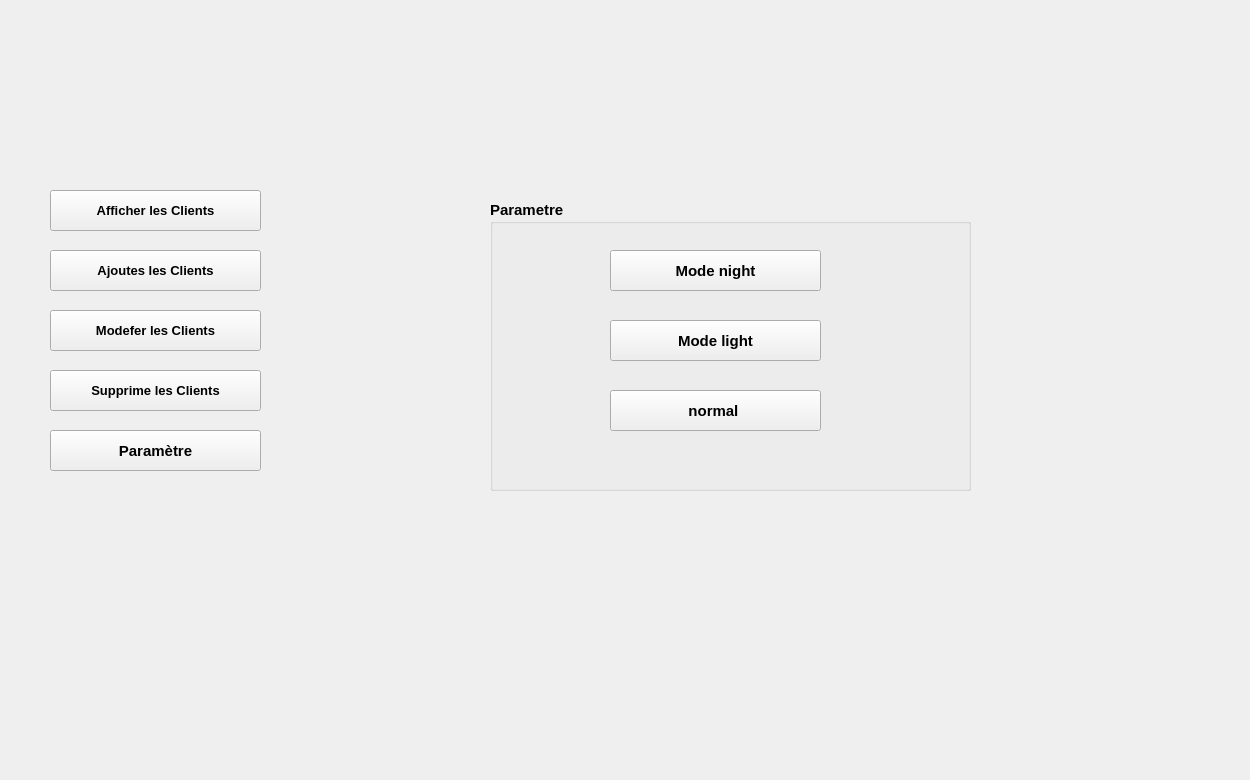
        <widget class="QWidget" name="page_9">
         <widget class="QPushButton" name="supprimeclients4_2">
          <property name="geometry">
           <rect>
            <x>50</x>
            <y>370</y>
            <width>211</width>
            <height>41</height>
           </rect>
          </property>
          <property name="font">
           <font>
            <pointsize>10</pointsize>
            <bold>true</bold>
           </font>
          </property>
          <property name="text">
           <string>Supprime les Clients</string>
          </property>
          <property name="icon">
           <iconset resource="ressources.qrc">
            <normaloff>:/images/rrr1.png</normaloff>:/images/rrr1.png</iconset>
          </property>
          <property name="iconSize">
           <size>
            <width>25</width>
            <height>25</height>
           </size>
          </property>
         </widget>
         <widget class="QPushButton" name="parametre4">
          <property name="geometry">
           <rect>
            <x>50</x>
            <y>430</y>
            <width>211</width>
            <height>41</height>
           </rect>
          </property>
          <property name="font">
           <font>
            <pointsize>11</pointsize>
            <bold>true</bold>
           </font>
          </property>
          <property name="text">
           <string>Paramètre</string>
          </property>
          <property name="icon">
           <iconset resource="ressources.qrc">
            <normaloff>:/images/222.png</normaloff>:/images/222.png</iconset>
          </property>
          <property name="iconSize">
           <size>
            <width>40</width>
            <height>40</height>
           </size>
          </property>
         </widget>
         <widget class="QPushButton" name="ajjouteclinets4">
          <property name="geometry">
           <rect>
            <x>50</x>
            <y>250</y>
            <width>211</width>
            <height>41</height>
           </rect>
          </property>
          <property name="font">
           <font>
            <pointsize>10</pointsize>
            <bold>true</bold>
           </font>
          </property>
          <property name="text">
           <string>Ajoutes les Clients</string>
          </property>
          <property name="icon">
           <iconset resource="ressources.qrc">
            <normaloff>:/images/tt1.png</normaloff>:/images/tt1.png</iconset>
          </property>
          <property name="iconSize">
           <size>
            <width>35</width>
            <height>35</height>
           </size>
          </property>
         </widget>
         <widget class="QPushButton" name="afficheclients4_2">
          <property name="geometry">
           <rect>
            <x>50</x>
            <y>190</y>
            <width>211</width>
            <height>41</height>
           </rect>
          </property>
          <property name="font">
           <font>
            <pointsize>10</pointsize>
            <bold>true</bold>
           </font>
          </property>
          <property name="text">
           <string>Afficher les Clients</string>
          </property>
          <property name="icon">
           <iconset resource="ressources.qrc">
            <normaloff>:/images/ima.png</normaloff>:/images/ima.png</iconset>
          </property>
          <property name="iconSize">
           <size>
            <width>40</width>
            <height>40</height>
           </size>
          </property>
         </widget>
         <widget class="QPushButton" name="modeferclients4_2">
          <property name="geometry">
           <rect>
            <x>50</x>
            <y>310</y>
            <width>211</width>
            <height>41</height>
           </rect>
          </property>
          <property name="font">
           <font>
            <pointsize>10</pointsize>
            <bold>true</bold>
           </font>
          </property>
          <property name="text">
           <string>Modefer les Clients</string>
          </property>
          <property name="icon">
           <iconset resource="ressources.qrc">
            <normaloff>:/images/edit-button.png</normaloff>:/images/edit-button.png</iconset>
          </property>
          <property name="iconSize">
           <size>
            <width>35</width>
            <height>35</height>
           </size>
          </property>
         </widget>
         <widget class="QGroupBox" name="groupBox_9">
          <property name="geometry">
           <rect>
            <x>490</x>
            <y>200</y>
            <width>481</width>
            <height>291</height>
           </rect>
          </property>
          <property name="font">
           <font>
            <pointsize>11</pointsize>
            <bold>true</bold>
           </font>
          </property>
          <property name="title">
           <string>Parametre</string>
          </property>
          <widget class="QPushButton" name="nightButton">
           <property name="geometry">
            <rect>
             <x>120</x>
             <y>120</y>
             <width>211</width>
             <height>41</height>
            </rect>
           </property>
           <property name="font">
            <font>
             <pointsize>11</pointsize>
             <bold>true</bold>
            </font>
           </property>
           <property name="text">
            <string>Mode light</string>
           </property>
           <property name="icon">
            <iconset resource="ressources.qrc">
             <normaloff>:/images/22.png</normaloff>:/images/22.png</iconset>
           </property>
           <property name="iconSize">
            <size>
             <width>35</width>
             <height>40</height>
            </size>
           </property>
          </widget>
          <widget class="QPushButton" name="normal">
           <property name="geometry">
            <rect>
             <x>120</x>
             <y>190</y>
             <width>211</width>
             <height>41</height>
            </rect>
           </property>
           <property name="font">
            <font>
             <pointsize>11</pointsize>
             <bold>true</bold>
            </font>
           </property>
           <property name="text">
            <string>normal </string>
           </property>
           <property name="icon">
            <iconset resource="ressources.qrc">
             <normaloff>:/images/ima.png</normaloff>:/images/ima.png</iconset>
           </property>
           <property name="iconSize">
            <size>
             <width>50</width>
             <height>45</height>
            </size>
           </property>
          </widget>
          <widget class="QPushButton" name="lightButton">
           <property name="geometry">
            <rect>
             <x>120</x>
             <y>50</y>
             <width>211</width>
             <height>41</height>
            </rect>
           </property>
           <property name="font">
            <font>
             <pointsize>11</pointsize>
             <bold>true</bold>
            </font>
           </property>
           <property name="text">
            <string>Mode night</string>
           </property>
           <property name="icon">
            <iconset resource="ressources.qrc">
             <normaloff>:/images/11.png</normaloff>:/images/11.png</iconset>
           </property>
           <property name="iconSize">
            <size>
             <width>45</width>
             <height>50</height>
            </size>
           </property>
          </widget>
         </widget>
         <widget class="QLabel" name="label_52">
          <property name="geometry">
           <rect>
            <x>10</x>
            <y>0</y>
            <width>1231</width>
            <height>771</height>
           </rect>
          </property>
          <property name="styleSheet">
           <string notr="true"/>
          </property>
          <property name="text">
           <string/>
          </property>
          <property name="pixmap">
           <pixmap resource="ressources.qrc">:/images/bg.jpeg</pixmap>
          </property>
          <property name="scaledContents">
           <bool>true</bool>
          </property>
         </widget>
         <zorder>label_52</zorder>
         <zorder>supprimeclients4_2</zorder>
         <zorder>parametre4</zorder>
         <zorder>ajjouteclinets4</zorder>
         <zorder>afficheclients4_2</zorder>
         <zorder>modeferclients4_2</zorder>
         <zorder>groupBox_9</zorder>
        </widget>
